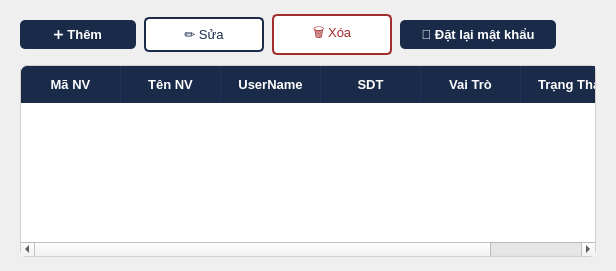
         <widget class="QWidget" name="pg_staff">
          <layout class="QVBoxLayout" name="staffLayout">
           <property name="leftMargin"><number>20</number></property><property name="rightMargin"><number>20</number></property>
           <property name="topMargin"><number>14</number></property><property name="bottomMargin"><number>14</number></property>
           <property name="spacing"><number>10</number></property>
           <item>
            <layout class="QHBoxLayout" name="staffToolbar">
             <property name="spacing"><number>8</number></property>
             <item><widget class="QPushButton" name="btn_staff_add">
              <property name="styleSheet"><string notr="true">QPushButton{background:#1A2B4A;color:#FFF;border:none;border-radius:5px;padding:7px 18px;font-size:13px;font-weight:bold;min-width:80px;}QPushButton:hover{background:#223259;}QPushButton:pressed{background:#0F1B30;}</string></property>
              <property name="text"><string>➕ Thêm</string></property>
             </widget></item>
             <item><widget class="QPushButton" name="btn_staff_edit">
              <property name="styleSheet"><string notr="true">QPushButton{background:#FFF;color:#1A2B4A;border:1.5px solid #1A2B4A;border-radius:5px;padding:7px 18px;font-size:13px;min-width:80px;}QPushButton:hover{background:#EAF2FB;border-color:#C9A84C;color:#C9A84C;}</string></property>
              <property name="text"><string>✏️ Sửa</string></property>
             </widget></item>
             <item><widget class="QPushButton" name="btn_staff_delete">
              <property name="styleSheet"><string notr="true">QPushButton{background:#FFF;color:#A32D2D;border:1.5px solid #A32D2D;border-radius:5px;padding:7px 18px;font-size:13px;min-width:80px;}QPushButton:hover{background:#FDECEA;}</string></property>
              <property name="text"><string>🗑 Xóa</string></property>
             </widget></item>
             <item><widget class="QPushButton" name="btn_staff_reset_pass">
              <property name="styleSheet"><string notr="true">QPushButton{background:#1A2B4A;color:#FFF;border:none;border-radius:5px;padding:7px 18px;font-size:13px;font-weight:bold;min-width:120px;}QPushButton:hover{background:#223259;}QPushButton:pressed{background:#0F1B30;}</string></property>
              <property name="text"><string>🔑 Đặt lại mật khẩu</string></property>
             </widget></item>
             <item><spacer><property name="orientation"><enum>Qt::Horizontal</enum></property><property name="sizeHint" stdset="0"><size><width>40</width><height>20</height></size></property></spacer></item>
            </layout>
           </item>
           <item>
            <widget class="QTableWidget" name="tbl_staff">
             <property name="styleSheet"><string notr="true">QTableWidget{background:#FFF;alternate-background-color:#F0EDE6;border:1px solid #D3CECC;border-radius:6px;gridline-color:#E5E0D8;selection-background-color:#EAF2FB;selection-color:#1A2B4A;font-size:13px;}QTableWidget::item{padding:7px 10px;color:#1A2B4A;}QTableWidget::item:selected{background:#D6E8F7;}QHeaderView::section{background:#1A2B4A;color:#FFF;font-weight:bold;font-size:13px;padding:9px 10px;border:none;border-right:1px solid #223259;}QHeaderView::section:first{border-top-left-radius:6px;}QHeaderView::section:last{border-top-right-radius:6px;border-right:none;}</string></property>
             <property name="alternatingRowColors"><bool>true</bool></property>
             <property name="selectionBehavior"><enum>QAbstractItemView::SelectRows</enum></property>
             <attribute name="horizontalHeaderStretchLastSection"><bool>true</bool></attribute>
             <column><property name="text"><string>Mã NV</string></property></column>
             <column><property name="text"><string>Tên NV</string></property></column>
             <column><property name="text"><string>UserName</string></property></column>
             <column><property name="text"><string>SDT</string></property></column>
             <column><property name="text"><string>Vai Trò</string></property></column>
             <column><property name="text"><string>Trạng Thái</string></property></column>
            </widget>
           </item>
          </layout>
         </widget>
